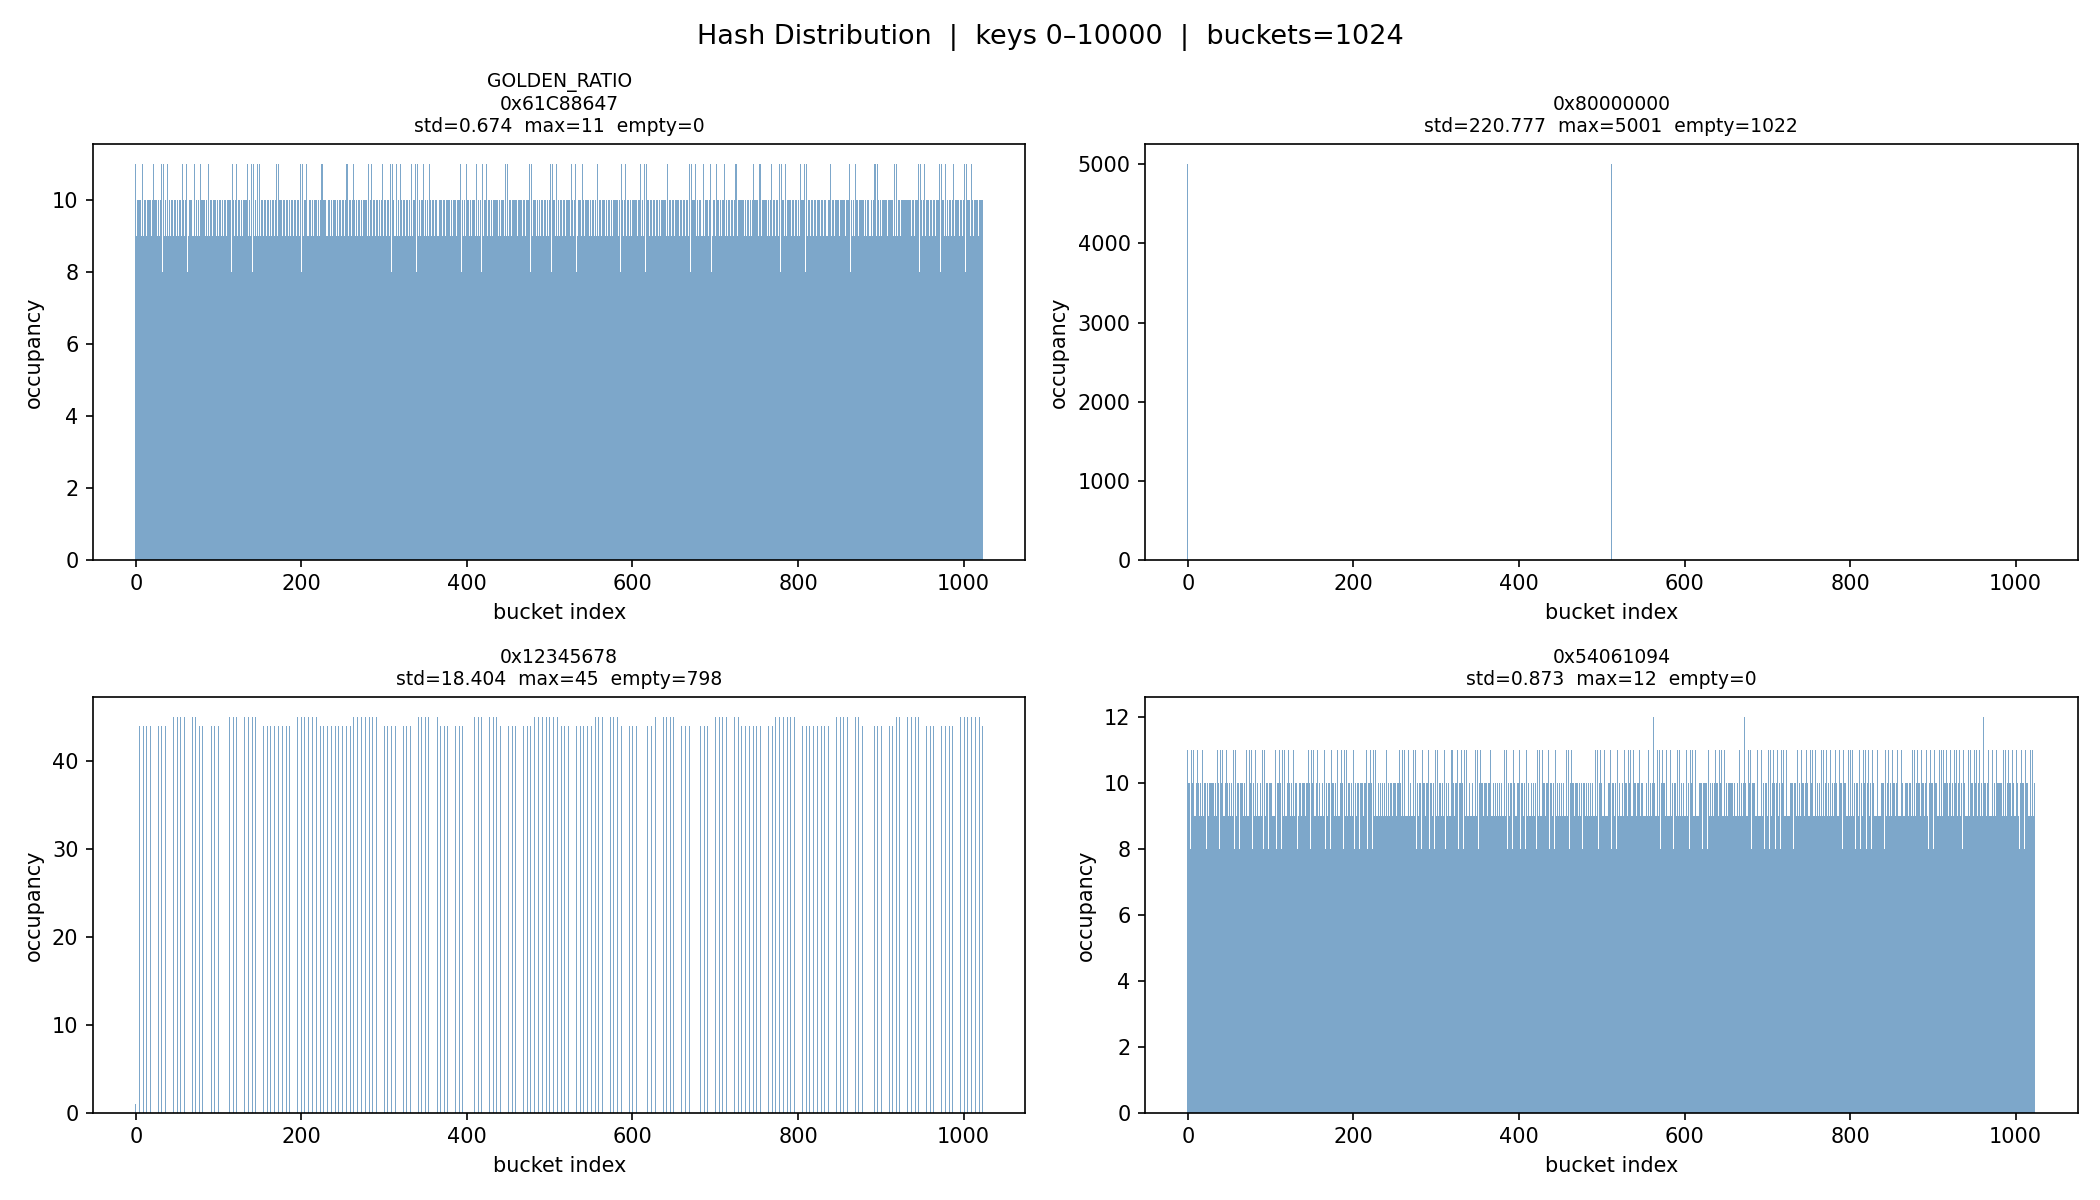

This figure's Python source:
"""
hash_dist.py  --  Compare bucket distribution of four multiplicative hash constants.

Usage:
    python3 hash_dist.py          # save hash_dist.png
    python3 hash_dist.py --show   # also open a display window
"""

import sys
import numpy as np
import matplotlib.pyplot as plt

CONSTANTS = {
    'GOLDEN_RATIO\n0x61C88647': 0x61C88647,
    '0x80000000':               0x80000000,
    '0x12345678':               0x12345678,
    '0x54061094':               0x54061094,
}

KEYS    = range(10001)   # 0 ~ 10000
BUCKETS = 1024           # 2^10
BITS    = 10             # log2(BUCKETS)


def hash32(k, c):
    """Multiplicative hash: take the top BITS bits of k*c (mod 2^32)."""
    return ((k * c) & 0xFFFF_FFFF) >> (32 - BITS)


def compute_dist(c):
    counts = [0] * BUCKETS
    for k in KEYS:
        counts[hash32(k, c)] += 1
    return counts


def main():
    show = '--show' in sys.argv

    fig, axes = plt.subplots(2, 2, figsize=(14, 8))
    fig.suptitle('Hash Distribution  |  keys 0–10000  |  buckets=1024',
                 fontsize=13)

    stats = {}
    for ax, (name, c) in zip(axes.flat, CONSTANTS.items()):
        counts = compute_dist(c)
        arr   = np.array(counts)
        std   = arr.std()
        maxi  = arr.max()
        empty = int((arr == 0).sum())
        stats[name.replace('\n', ' ')] = {
            'std': round(float(std), 3),
            'max': int(maxi),
            'empty_buckets': empty,
        }

        ax.bar(range(BUCKETS), counts, width=1, color='steelblue', alpha=0.7)
        ax.set_title(f'{name}\nstd={std:.3f}  max={maxi}  empty={empty}',
                     fontsize=9)
        ax.set_xlabel('bucket index')
        ax.set_ylabel('occupancy')

    plt.tight_layout()
    plt.savefig('hash_dist.png', dpi=150)
    print('Saved: hash_dist.png')

    print('\n=== Summary ===')
    print(f'{"constant":30s}  {"std":>7}  {"max":>5}  {"empty":>6}')
    for name, s in stats.items():
        print(f'{name:30s}  {s["std"]:7.3f}  {s["max"]:5d}  {s["empty_buckets"]:6d}')

    if show:
        plt.show()


if __name__ == '__main__':
    main()
